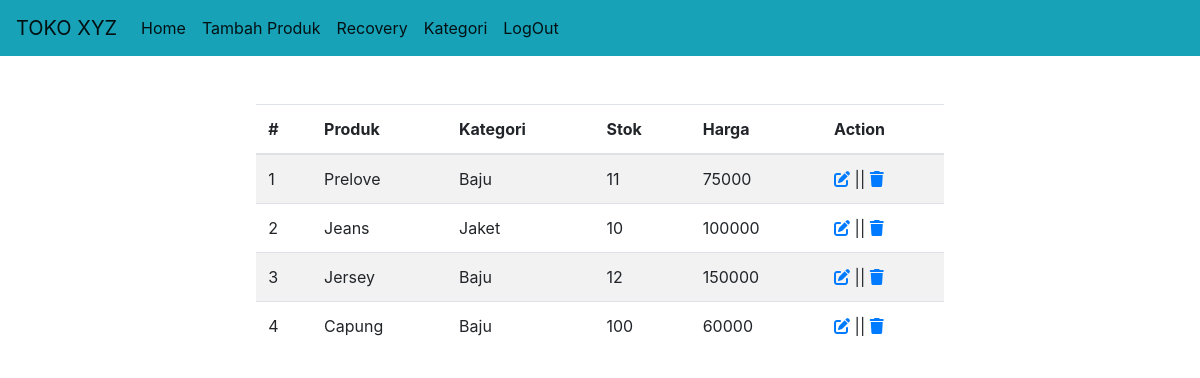
Page /admin/index.php (signed in) on the committed database.
### tables this page shows
CREATE TABLE `produk` (
  `id` int(11) NOT NULL,
  `nama_produk` varchar(255) NOT NULL,
  `jenis` int(11) NOT NULL,
  `gambar` varchar(20) NOT NULL,
  `stok` int(11) NOT NULL,
  `harga` int(11) NOT NULL,
  `hapus` varchar(6) NOT NULL
);

CREATE TABLE `jenis_produk` (
  `id` int(11) NOT NULL,
  `nama` varchar(255) NOT NULL
);

### admin/index.php (the view, shortened to what this page needs)
<!DOCTYPE html>
<html lang="en">
<head>
    <link rel="stylesheet" href="https://maxcdn.bootstrapcdn.com/bootstrap/4.0.0/css/bootstrap.min.css">
</head>
<body>
    <?php require_once("header.php") ?>
    <div class="row justify-content-center mt-5">
        <div class="col-md-7">
            <table class="table table-striped">
                <thead>
                    <tr>
                        <th scope="col">#</th>
                        <th scope="col">Produk</th>
                        <th scope="col">Kategori</th>
                        <th scope="col">Stok</th>
                        <th scope="col">Harga</th>
                        <th scope="col">Action</th>
                    </tr>
                </thead>
                <tbody>
                    <?php
                        require_once("../config.php");
                        $query = $config->query("SELECT * FROM produk WHERE hapus='false'");
                        $no=1;
                        while ($data = $query->fetch_assoc()) {
                            $jenis = $data['jenis'];
                            $query2 = $config->query("SELECT * FROM jenis_produk WHERE id='$jenis'");
                            $data2 = $query2->fetch_assoc();
                    ?>
                    <tr>
                        <td><?php echo $no ?></td>
                        <td><?php echo $data['nama_produk'] ?></td>
                        <td><?php echo $data2['nama'] ?></td>
                        <td><?php echo $data['stok'] ?></td>
                        <td><?php echo $data['harga'] ?></td>
                        <td>
                            <a href="edit.php?p=<?php echo $data['id'] ?>"><i class="fas fa-edit"></i></a> ||
                            <a href="delete.php?p=<?php echo $data['id'] ?>"><i class="fas fa-trash"></i></a>
                        </td>
                    </tr>
                    <?php
                        $no++;
                        }
                    ?>
                </tbody>
            </table>
        </div>
    </div>
</body>
</html>

### admin/header.php (shortened to what this page needs)
<nav class="navbar navbar-expand-lg navbar-light bg-info">
    <a class="navbar-brand" href="index.php">TOKO XYZ</a>
    <div class="collapse navbar-collapse" id="navbarSupportedContent">
        <ul class="navbar-nav mr-auto">
            <li class="nav-item active">
                <a class="nav-link" href="index.php">Home <span class="sr-only">(current)</span></a>
            </li>
            <li class="nav-item active">
                <a class="nav-link" href="addProduct.php">Tambah Produk <span class="sr-only">(current)</span></a>
            </li>
            <li class="nav-item active">
                <a class="nav-link" href="recovery.php">Recovery <span class="sr-only">(current)</span></a>
            </li>
            <li class="nav-item active">
                <a class="nav-link" href="recovery.php">Kategori <span class="sr-only">(current)</span></a>
            </li>
            <li class="nav-item active">
                <a class="nav-link" href="../logout.php">LogOut <span class="sr-only">(current)</span></a>
            </li>
        </ul>
    </div>
</nav>

### rows in the picture
produk: nama_produk "Prelove", jenis.nama "Baju", stok "11", harga "75000"
produk: nama_produk "Jeans", jenis.nama "Jaket", stok "10", harga "100000"
produk: nama_produk "Jersey", jenis.nama "Baju", stok "12", harga "150000"
produk: nama_produk "Capung", jenis.nama "Baju", stok "100", harga "60000"
